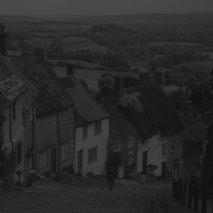
#> input picture Atividade Extra Classe 5/imagens/histograma/city_1.png, 213 x 213 px, shrunk from 512 x 512 before the run
$ python Q1.py
#> lines starting #> are read from the running program, lines starting #| are printed output that depends on the picture
from pathlib import Path

import cv2
import matplotlib.pyplot as plt
import numpy as np


PASTA_ATUAL = Path(__file__).resolve().parent
ARQUIVO_PRINCIPAL = PASTA_ATUAL / "imagens" / "histograma" / "city_1.png"
ARQUIVO_COMPARACAO = PASTA_ATUAL / "imagens" / "histograma" / "cameraman_1.png"
ARQUIVO_SAIDA = PASTA_ATUAL / "resultados" / "Q1_resultados.png"


def carregar_imagem(caminho):
    imagem = cv2.imread(str(caminho), cv2.IMREAD_GRAYSCALE)
#> imagem is the input picture: shape (213, 213); min 16, max 75, mean 40.9
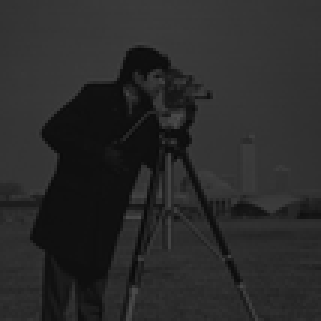
#> input picture Atividade Extra Classe 5/imagens/histograma/cameraman_1.png, 107 x 107 px, shrunk from 256 x 256 before the run (shown 3 times larger)
#> in carregar_imagem, imagem is the input picture: shape (107, 107); min 10, max 76, mean 41.7

    if imagem is None:
        raise FileNotFoundError(f"Não foi possível ler a imagem: {caminho}")

    return imagem


def calcular_histograma(imagem):
    histograma = np.zeros(256, dtype=np.int64)

    for intensidade in imagem.ravel():
        histograma[int(intensidade)] += 1
#> this loop made 45369 passes
#> intensidade on passes 1 to 3: 73, 73, 73
#> after the loop, histograma = 256 values, max 1699 at index 41, min 0 at index 0, mean 177.2

    return histograma


def normalizar_histograma(histograma, total_pixels):
    return histograma / total_pixels


def intervalo_com_maior_concentracao(histograma, largura=16):
    soma_por_faixa = np.convolve(histograma, np.ones(largura, dtype=np.int64), mode="valid")
    inicio = int(np.argmax(soma_por_faixa))
    return inicio, inicio + largura - 1, int(soma_por_faixa[inicio])


def exibir_histograma(eixo, histograma, titulo, normalizado=False):
    eixo.bar(np.arange(256), histograma, width=1.0, color="dimgray")
    eixo.set_title(titulo)
    eixo.set_xlabel("Intensidade")
    eixo.set_ylabel("Probabilidade" if normalizado else "Quantidade de pixels")
    eixo.set_xlim(0, 255)
    eixo.grid(axis="y", alpha=0.25)


def criar_previa(imagem_principal, histograma_principal, normalizado_principal,
                  imagem_comparacao, histograma_comparacao, normalizado_comparacao):
    # Função riada com auxilio de IA para melhor adequação da visualização da saída
    figura, eixos = plt.subplots(2, 3, figsize=(15, 8), constrained_layout=True)

    eixos[0, 0].imshow(imagem_principal, cmap="gray", vmin=0, vmax=255)
    eixos[0, 0].set_title("Imagem principal: city_1.png")
    eixos[0, 0].axis("off")
    exibir_histograma(eixos[0, 1], histograma_principal, "Histograma")
    exibir_histograma(eixos[0, 2], normalizado_principal, "Histograma normalizado", True)

    eixos[1, 0].imshow(imagem_comparacao, cmap="gray", vmin=0, vmax=255)
    eixos[1, 0].set_title("Comparação: cameraman_1.png")
    eixos[1, 0].axis("off")
    exibir_histograma(eixos[1, 1], histograma_comparacao, "Histograma")
    exibir_histograma(eixos[1, 2], normalizado_comparacao, "Histograma normalizado", True)

    ARQUIVO_SAIDA.parent.mkdir(exist_ok=True)
    figura.savefig(ARQUIVO_SAIDA, dpi=160)
    plt.show()


def main():
    imagem_principal = carregar_imagem(ARQUIVO_PRINCIPAL)
    imagem_comparacao = carregar_imagem(ARQUIVO_COMPARACAO)

    histograma_principal = calcular_histograma(imagem_principal)
#> histograma_principal has the same summary as histograma in calcular_histograma
    histograma_comparacao = calcular_histograma(imagem_comparacao)
#> the loop in calcular_histograma (call 2), `for intensidade in imagem.ravel():` made 11449 passes
#> intensidade on passes 1 to 3: 51, 51, 51
#> histograma_comparacao = 256 values, max 1006 at index 16, min 0 at index 0, mean 44.72

    total_principal = imagem_principal.size
#> total_principal = 45369
    total_comparacao = imagem_comparacao.size
#> total_comparacao = 11449
    normalizado_principal = normalizar_histograma(histograma_principal, total_principal)
#> normalizado_principal = 256 values, max 0.0374 at index 41, min 0 at index 0, mean 0.00391
    normalizado_comparacao = normalizar_histograma(histograma_comparacao, total_comparacao)
#> normalizado_comparacao = 256 values, max 0.0879 at index 16, min 0 at index 0, mean 0.00391

    assert histograma_principal.sum() == total_principal
    assert histograma_comparacao.sum() == total_comparacao
    assert np.isclose(normalizado_principal.sum(), 1.0)
    assert np.isclose(normalizado_comparacao.sum(), 1.0)

    faixa_principal = intervalo_com_maior_concentracao(histograma_principal)
#> in intervalo_com_maior_concentracao, `soma_por_faixa = np.convolve(histograma, np.ones(largura, dtype=np.int..`: soma_por_faixa = 241 values, max 22690 at index 30, min 0 at index 0, mean 3012
#> in intervalo_com_maior_concentracao, `inicio = int(np.argmax(soma_por_faixa))`: inicio = 30
#> faixa_principal = (30, 45, 22690)
    faixa_comparacao = intervalo_com_maior_concentracao(histograma_comparacao)
#> faixa_comparacao = (43, 58, 6923)

    print(f"city_1.png: dimensões={imagem_principal.shape}, pixels={total_principal}")
#| city_1.png: dimensões=(213, 213), pixels=45369
    print(f"city_1.png: média={imagem_principal.mean():.2f}, desvio={imagem_principal.std():.2f}")
#| city_1.png: média=40.86, desvio=13.33
    print(f"city_1.png: maior faixa={faixa_principal[0]}-{faixa_principal[1]} ({faixa_principal[2]} pixels)")
#| city_1.png: maior faixa=30-45 (22690 pixels)
    print(f"cameraman_1.png: dimensões={imagem_comparacao.shape}, pixels={total_comparacao}")
#| cameraman_1.png: dimensões=(107, 107), pixels=11449
    print(f"cameraman_1.png: média={imagem_comparacao.mean():.2f}, desvio={imagem_comparacao.std():.2f}")
#| cameraman_1.png: média=41.75, desvio=14.86
    print(f"cameraman_1.png: maior faixa={faixa_comparacao[0]}-{faixa_comparacao[1]} ({faixa_comparacao[2]} pixels)")
#| cameraman_1.png: maior faixa=43-58 (6923 pixels)

    criar_previa(
        imagem_principal,
        histograma_principal,
        normalizado_principal,
        imagem_comparacao,
        histograma_comparacao,
        normalizado_comparacao,
    )
#> in criar_previa, `figura.savefig(ARQUIVO_SAIDA, dpi=160)`:
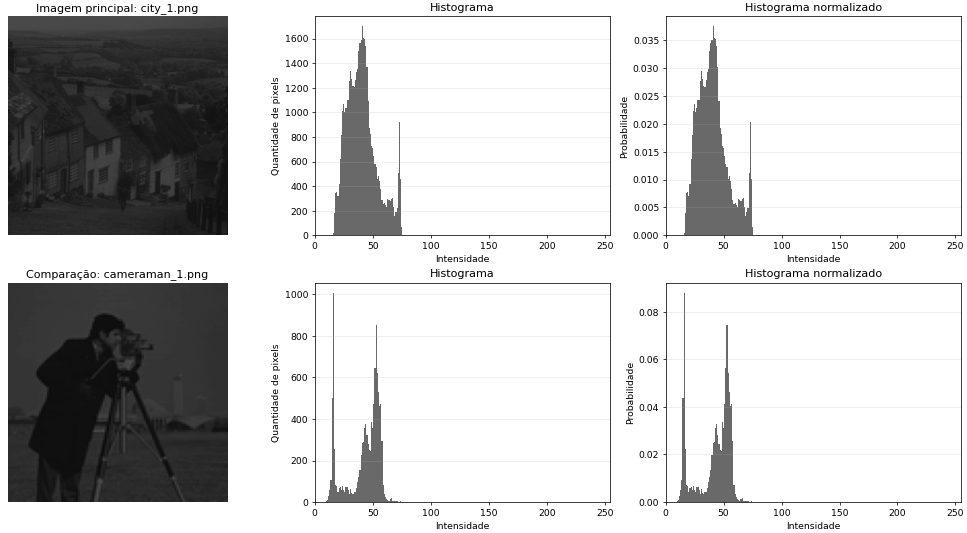
#> figure drawn by matplotlib, 6 panels; panel 2: tallest bar 1699 high, from x = 40.5 to 41.5; panel 3: tallest bar 0.0374 high, from x = 40.5 to 41.5; panel 5: tallest bar 1006 high, from x = 15.5 to 16.5; panel 6: tallest bar 0.0879 high, from x = 15.5 to 16.5


if __name__ == "__main__":
    main()
